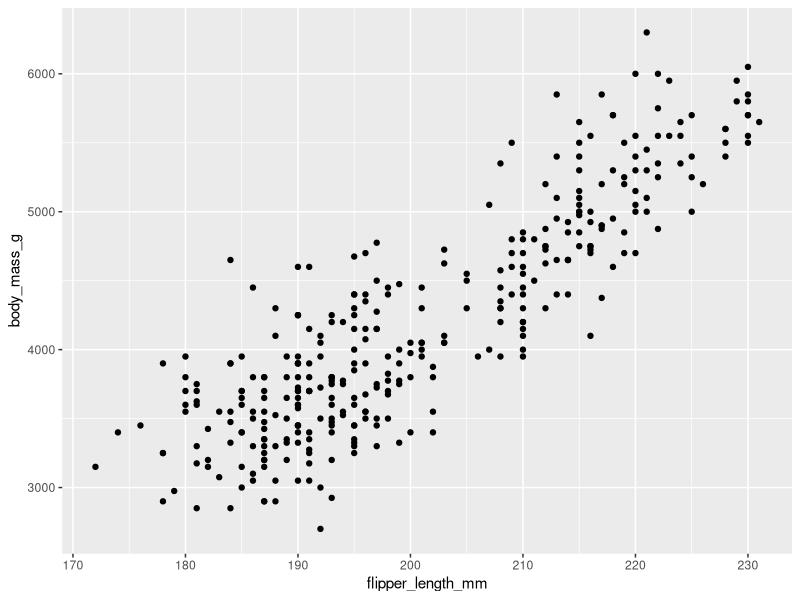
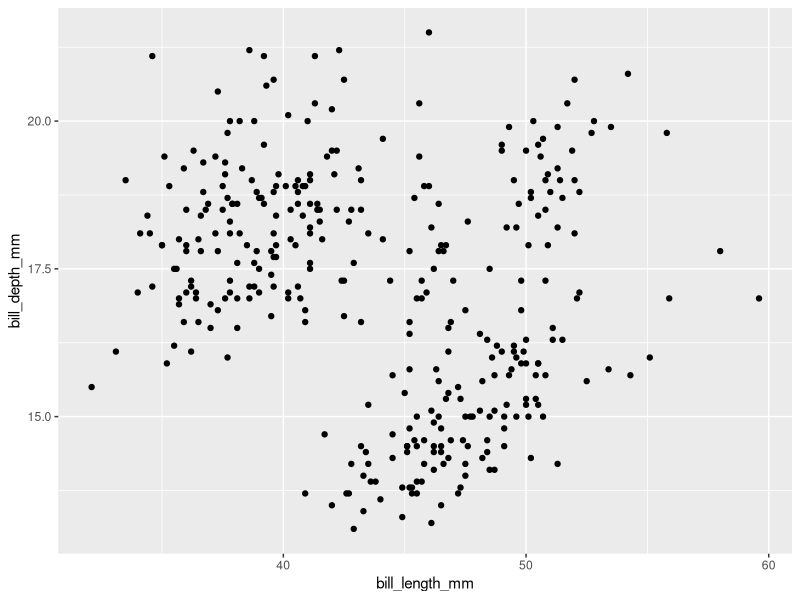
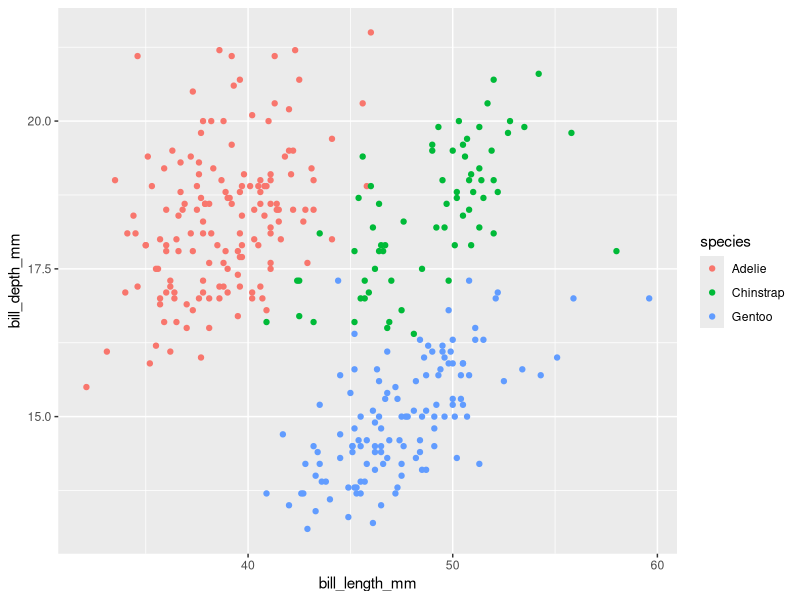
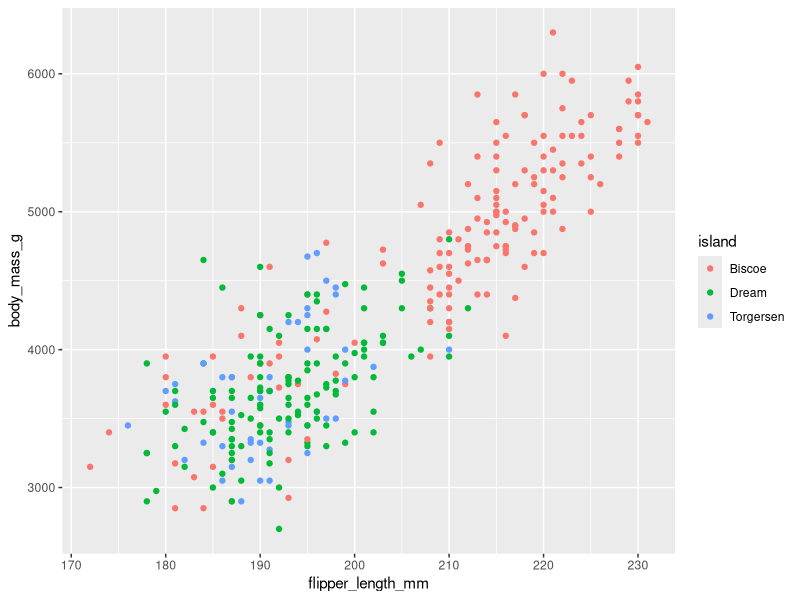
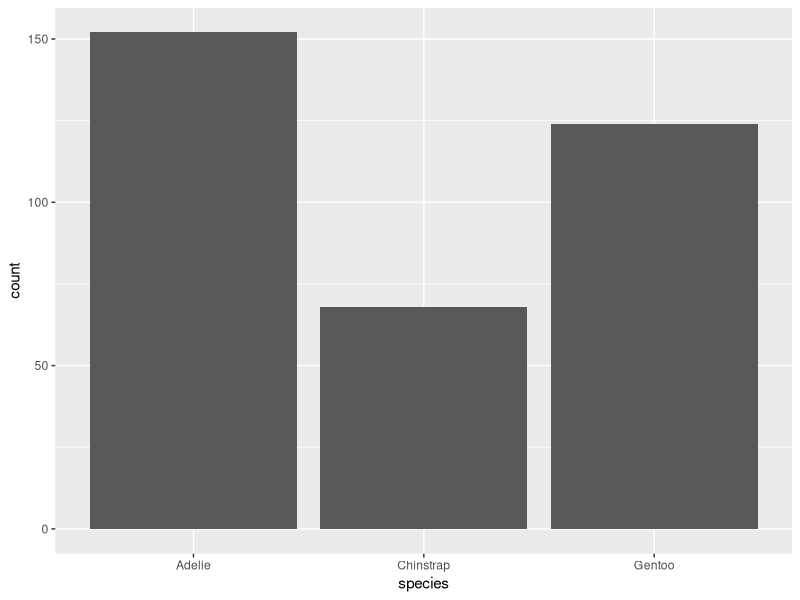
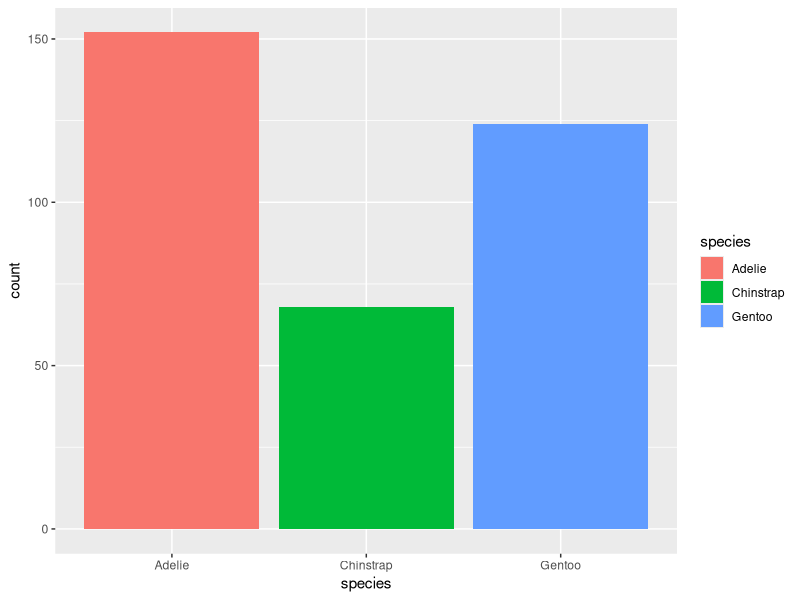
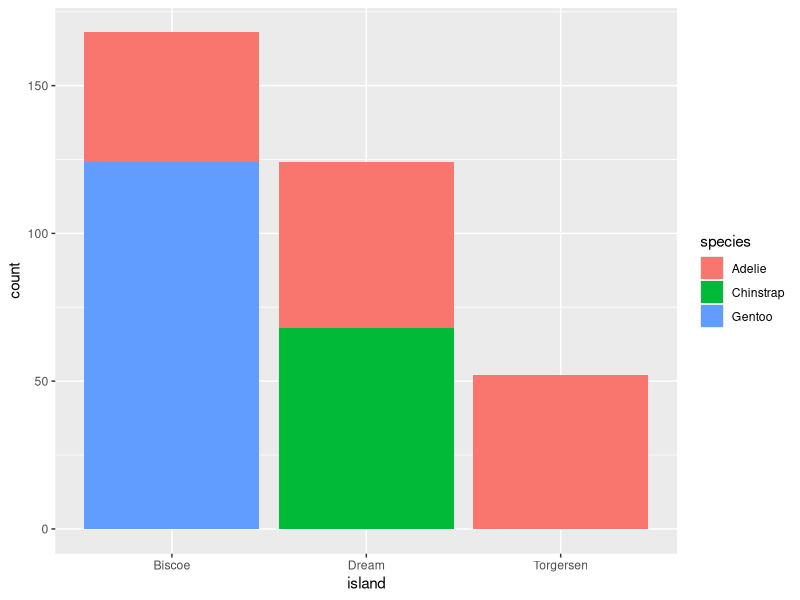

These figures' R source, in order:
## ---- chunk 1
2 + 2
## ---- chunk 2
"Hello, SARA!"
## ---- chunk 3
10 / 3
## ---- chunk 4
my_age <- 25
my_age
## ---- chunk 5
workshop_name <- "R for Researchers"
workshop_name
## ---- chunk 6
library(tidyverse)
library(palmerpenguins)
## ---- chunk 7
data(penguins)
head(penguins)
## ---- chunk 8
glimpse(penguins)
## ---- chunk 9
dim(penguins)      # rows, columns
## ---- chunk 10
summary(penguins$body_mass_g)   # quick stats on one column
## ---- chunk 11
str(penguins)
## ---- chunk 12
summary(penguins$flipper_length_mm)
## ---- chunk 13
ggplot(data = penguins, aes(x = flipper_length_mm, y = body_mass_g)) +
  geom_point()
## ---- chunk 14
ggplot(data = penguins, aes(x = bill_length_mm, y = bill_depth_mm)) +
  geom_point()
## ---- chunk 15
ggplot(data = penguins,
       aes(x = bill_length_mm, y = bill_depth_mm, color = species)) +
  geom_point()
## ---- chunk 16
ggplot(data = penguins,
       aes(x = flipper_length_mm, y = body_mass_g, color = island)) +
  geom_point()
## ---- chunk 17
ggplot(data = penguins, aes(x = species)) +
  geom_bar()
## ---- chunk 18
ggplot(data = penguins, aes(x = species, fill = species)) +
  geom_bar()
## ---- chunk 19
ggplot(data = penguins, aes(x = island, fill = species)) +
  geom_bar()
